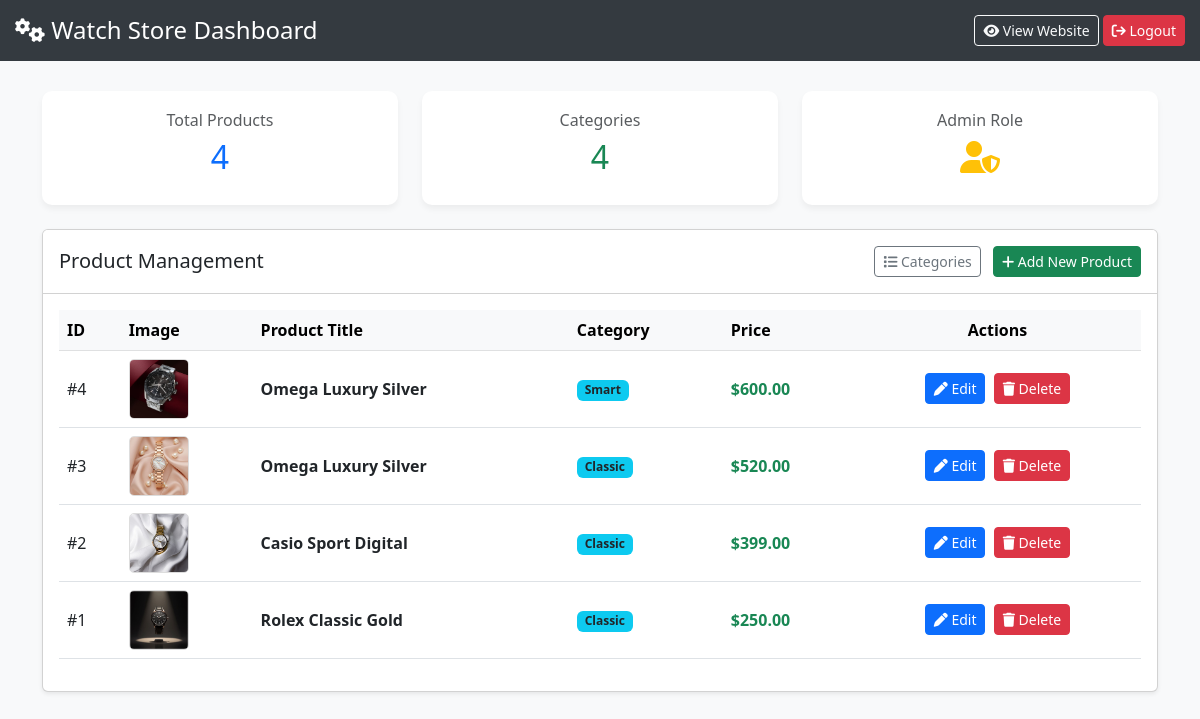
/admin/admin_panel.php (signed in), run on the app's committed database.
### tables this page shows
CREATE TABLE `products` (
  `id` int(11) NOT NULL,
  `category_id` int(11) DEFAULT NULL,
  `title` varchar(255) NOT NULL,
  `price` decimal(10,2) NOT NULL,
  `description` text DEFAULT NULL,
  `image` varchar(255) DEFAULT NULL,
  `stock` int(11) DEFAULT 10,
  `created_at` timestamp NOT NULL DEFAULT current_timestamp()
);

CREATE TABLE `categories` (
  `id` int(11) NOT NULL,
  `name` varchar(100) NOT NULL
);

### admin/admin_panel.php (the view, shortened to what this page needs)
<?php
include "../includes/db.php";
$total_products = mysqli_num_rows(mysqli_query($conn, "SELECT id FROM products"));
$total_cats = mysqli_num_rows(mysqli_query($conn, "SELECT id FROM categories"));
?>
<!DOCTYPE html>
<html lang="en">
<head>
    <link href="https://cdn.jsdelivr.net/npm/bootstrap@5.3.0/dist/css/bootstrap.min.css" rel="stylesheet">
    <link rel="stylesheet" href="https://cdnjs.cloudflare.com/ajax/libs/font-awesome/6.5.1/css/all.min.css">
</head>
<body>
<div class="nav-admin d-flex justify-content-between align-items-center">
    <h4 class="mb-0"><i class="fa-solid fa-gears"></i> Watch Store Dashboard</h4>
    <div>
        <a href="../index.php" class="btn btn-outline-light btn-sm"><i class="fa-solid fa-eye"></i> View Website</a>
        <a href="../logout.php" class="btn btn-danger btn-sm"><i class="fa-solid fa-sign-out"></i> Logout</a>
    </div>
</div>
<div class="container">
    <div class="row mb-4">
        <div class="col-md-4">
            <div class="sidebar-stat text-center">
                <h6 class="text-muted">Total Products</h6>
                <h2 class="text-primary"><?php echo $total_products; ?></h2>
            </div>
        </div>
        <div class="col-md-4">
            <div class="sidebar-stat text-center">
                <h6 class="text-muted">Categories</h6>
                <h2 class="text-success"><?php echo $total_cats; ?></h2>
            </div>
        </div>
        <div class="col-md-4">
            <div class="sidebar-stat text-center">
                <h6 class="text-muted">Admin Role</h6>
                <h2 class="text-warning"><i class="fa-solid fa-user-shield"></i></h2>
            </div>
        </div>
    </div>
    <div class="card shadow-sm">
        <div class="card-header bg-white d-flex justify-content-between align-items-center py-3">
            <h5 class="mb-0">Product Management</h5>
            <div>
                <a href="manage_categories.php" class="btn btn-outline-secondary btn-sm me-2">
                    <i class="fa-solid fa-list"></i> Categories
                </a>
                <a href="add_product.php" class="btn btn-success btn-sm">
                    <i class="fa-solid fa-plus"></i> Add New Product
                </a>
            </div>
        </div>
        <div class="card-body">
            <div class="table-responsive">
                <table class="table table-hover align-middle">
                    <thead class="table-light">
                        <tr>
                            <th>ID</th>
                            <th>Image</th>
                            <th>Product Title</th>
                            <th>Category</th>
                            <th>Price</th>
                            <th class="text-center">Actions</th>
                        </tr>
                    </thead>
                    <tbody>
                        <?php
                        $query = "SELECT products.*, categories.name AS category_name
                                  FROM products
                                  LEFT JOIN categories ON products.category_id = categories.id
                                  ORDER BY products.id DESC";
                        $result = mysqli_query($conn, $query);
                        if(mysqli_num_rows($result) > 0) {
                            while($row = mysqli_fetch_assoc($result)){
                        ?>
                        <tr>
                            <td>#<?php echo $row['id']; ?></td>
                            <td>
                                <img src="../assets/images/<?php echo $row['image']; ?>" width="60" height="60" alt="product">
                            </td>
                            <td class="fw-bold"><?php echo $row['title']; ?></td>
                            <td><span class="badge bg-info text-dark"><?php echo $row['category_name']; ?></span></td>
                            <td class="text-success fw-bold">$<?php echo number_format($row['price'], 2); ?></td>
                            <td class="text-center">
                                <a href="edit_product.php?id=<?php echo $row['id']; ?>" class="btn btn-primary btn-sm btn-action">
                                    <i class="fa-solid fa-pen"></i> Edit
                                </a>
                                <button class="btn btn-danger btn-sm btn-action" onclick="deleteConfirm(<?php echo $row['id']; ?>)">
                                    <i class="fa-solid fa-trash"></i> Delete
                                </button>
                            </td>
                        </tr>
                        <?php
                            }
                        } else {
                            echo "<tr><td colspan='6' class='text-center'>No products found. Start adding some!</td></tr>";
                        }
                        ?>
                    </tbody>
                </table>
            </div>
        </div>
    </div>
</div>

### admin/admin_panel.php (style rules this page uses)
body { background-color: #f8f9fa; font-family: 'Segoe UI', sans-serif; }
.sidebar-stat { background: white; padding: 20px; border-radius: 10px; box-shadow: 0 4px 6px rgba(0,0,0,0.05); }
.table img { border-radius: 5px; object-fit: cover; border: 1px solid #ddd; }
.btn-action { margin: 2px; }
.nav-admin { background: #343a40; color: white; padding: 15px; margin-bottom: 30px; }

### data on the page
products: id "4", image (picture), title "Omega Luxury Silver", category.name "Smart", price "600.00"
products: id "3", image (picture), title "Omega Luxury Silver", category.name "Classic", price "520.00"
products: id "2", image (picture), title "Casio Sport Digital", category.name "Classic", price "399.00"
products: id "1", image (picture), title "Rolex Classic Gold", category.name "Classic", price "250.00"

### other printed values
$total_products "4"
$total_cats "4"
